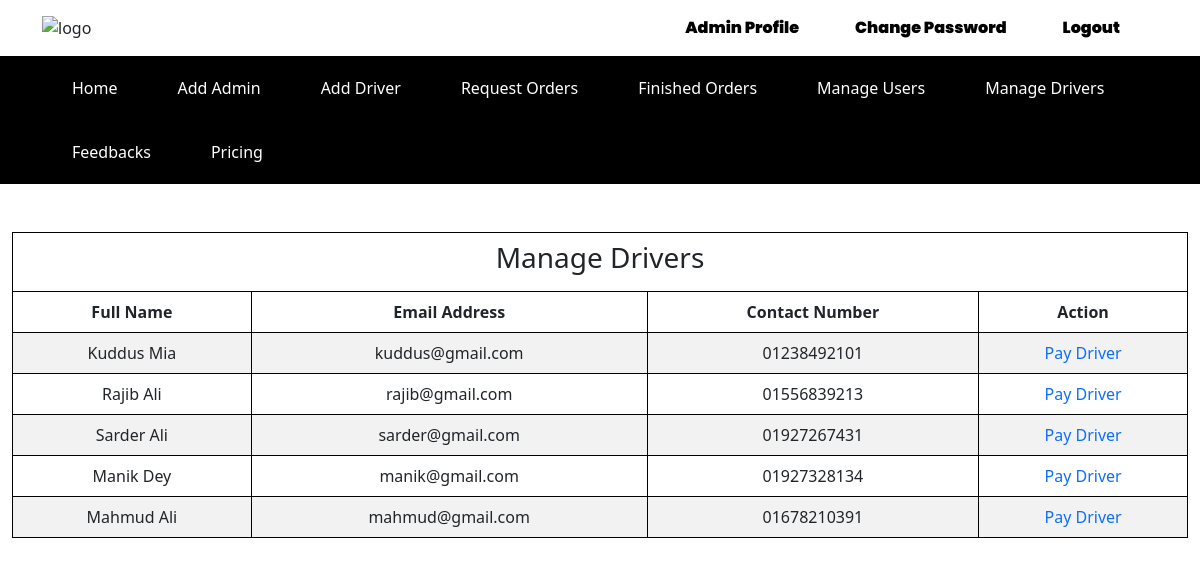
Screenshot of /admin/manage-drivers.php (signed in) with the database file from the repository.
### tables this page shows
CREATE TABLE `driver` (
  `id` int(50) NOT NULL,
  `fullname` varchar(50) NOT NULL,
  `contact` int(11) NOT NULL,
  `email` varchar(100) NOT NULL,
  `password` varchar(100) NOT NULL,
  `re-password` varchar(100) NOT NULL,
  `status` int(50) NOT NULL,
  `amount` int(100) NOT NULL,
  `datetime` timestamp NOT NULL DEFAULT current_timestamp()
);

### admin/manage-drivers.php (the view, shortened to what this page needs)
<?php
    require_once 'header.php';
?>
<div class="basic-price-table">
    <div class="container-fluid">
        <div class="row">
            <div class="col-md-12">
                <table class="table table-bordered table-striped table-hover mt-5 mb-5">
                    <thead>
                        <tr>
                            <td colspan="9">
                                <h3>Manage Drivers</h3>
                            </td>
                        </tr>
                        <tr>
                            <th scope="col">Full Name</th>
                            <th scope="col">Email Address</th>
                            <th scope="col">Contact Number</th>
                            <th scope="col">Action</th>
                        </tr>
                    </thead>
                    <tbody>
                        <?php
                                $result = mysqli_query($connect, "SELECT * FROM `driver`");
                                while($row = mysqli_fetch_assoc($result)){
                                ?>
                        <tr>
                            <td><?= $row['fullname'] ?></td>
                            <td><?= $row['email'] ?></td>
                            <td>0<?= $row['contact'] ?></td>
                            <td><a style="text-decoration: none;"
                                    href="pay-driver.php?driver-id=<?= base64_encode($row['id']) ?>">Pay Driver</a>
                            </td>
                        </tr>
                        <?php
                                } ?>
                    </tbody>
                </table>
            </div>
        </div>
    </div>
</div>
</body>
</html>

### admin/header.php (shortened to what this page needs)
<!DOCTYPE html>
<html lang="en">
<head>
    <link rel="stylesheet" href="../css/bootstrap.min.css">
    <link rel="stylesheet" href="../css/style.css">
</head>
<body>
    <nav class="navbar navbar-expand-lg navbar-light">
        <div class="container">
            <img src="../images/logo.png" alt="logo">
            <div class="collapse navbar-collapse" id="navbarSupportedContent">
                <ul class="navbar-nav ms-auto mb-2 mb-lg-0">
                    <?php
          if(isset($_SESSION['admin_login'])){
            ?>
                    <li class="nav-item">
                        <a class="nav-link" aria-current="page" href="profile.php">Admin Profile</a>
                    </li>
                    <li class="nav-item">
                        <a class="nav-link" aria-current="page" href="changepassword.php">Change Password</a>
                    </li>
                    <li class="nav-item">
                        <a class="nav-link" aria-current="page" href="logout.php">Logout</a>
                    </li>
                    <?php
          }
        ?>
                </ul>
            </div>
        </div>
    </nav>
    <div class="bottom-header">
        <div class="container">
            <div class="row">
                <div class="col-md-12">
                    <nav class="nav">
                        <a class="nav-link" aria-current="page" href="../index.php">Home</a>
                        <?php
            if(isset($_SESSION['admin_login'])){
              ?>
                        <a class="nav-link" href="register.php">Add Admin</a>
                        <a class="nav-link" href="add-driver.php">Add Driver</a>
                        <a class="nav-link" href="manage-cargos.php">Request Orders</a>
                        <a class="nav-link" href="finish-cargo.php">Finished Orders</a></a>
                        <a class="nav-link" href="manage-users.php">Manage Users</a>
                        <a class="nav-link" href="manage-drivers.php">Manage Drivers</a>
                        <a class="nav-link" href="feedbacks.php">Feedbacks</a>
                        <?php
            }
          ?>
                        <a class="nav-link" href="../prices.php">Pricing</a>
                    </nav>
                </div>
            </div>
        </div>
    </div>

### css/style.css (style rules this page uses)
.nav-item { padding: 0 20px; }
.nav-item a { font-family: "Poppins", sans-serif; font-weight: bold; color: black !important; display: block; position: relative; }
.nav-item a::after { content: ""; position: absolute; bottom: 0; left: 0; width: 100%; height: 0.1em; background-color: black; opacity: 0; transition: opacity 300ms, transform 300ms; }
.nav-item:last-child { padding-right: 30px; }
.bottom-header { background-color: black !important; }
.bottom-header a { padding: 20px 30px; color: white !important; display: block; position: relative; }
table tr, table th, table td { border: 1px solid #000; text-align: center; border-collapse: collapse; }

### rows the page displays
driver: fullname "Kuddus Mia", email "kuddus@gmail.com", contact "1238492101"
driver: fullname "Rajib Ali", email "rajib@gmail.com", contact "1556839213"
driver: fullname "Sarder Ali", email "sarder@gmail.com", contact "1927267431"
driver: fullname "Manik Dey", email "manik@gmail.com", contact "1927328134"
driver: fullname "Mahmud Ali", email "mahmud@gmail.com", contact "1678210391"
